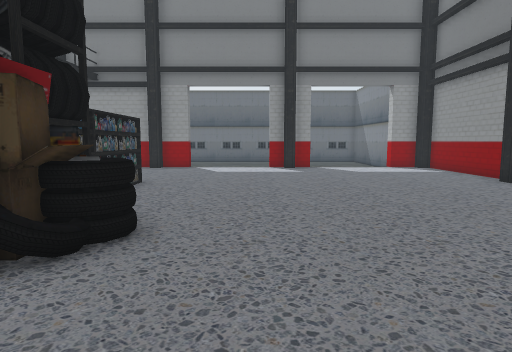
View 1 (above)

16 first-person views from a walk through a 3-D level made in the Unity game engine. The camera is 1.3 m above the floor, tilts 6° down and sees 75° across. The floor is counted in squares, 1 m on a side. Each view is taken from the middle of a square. On the plan, view 1 faces up. The plan holds only what a view shows up to about 14 squares ahead; the rest is blank. The player character is not drawn. Door leaves are left out, so doorways stand open.

View 2
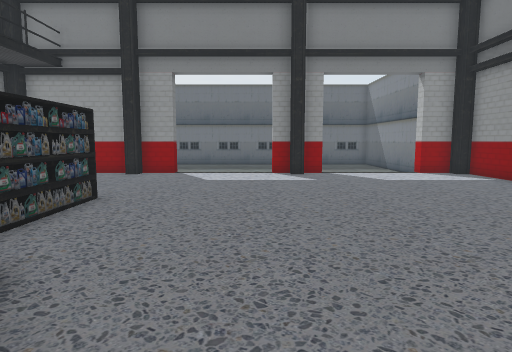

View 3
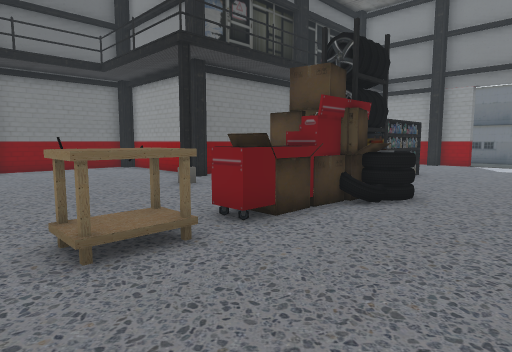

View 4
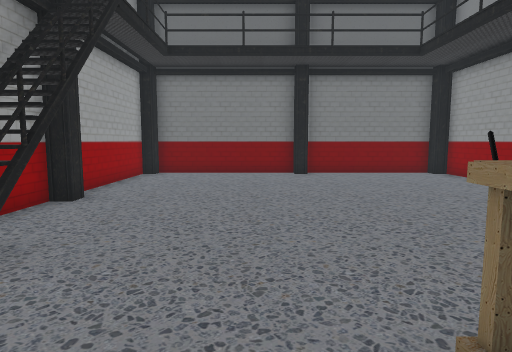

View 5
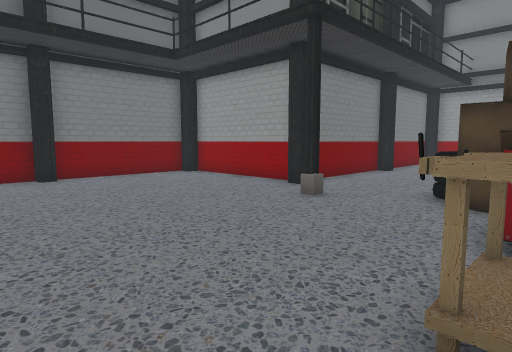

View 6
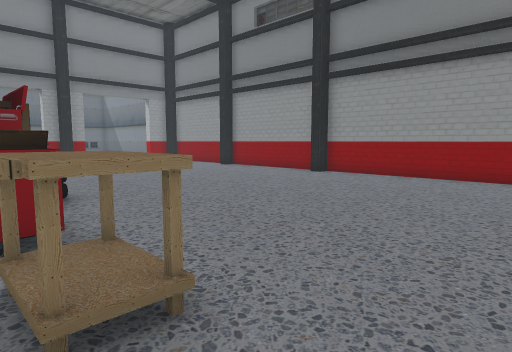

View 7
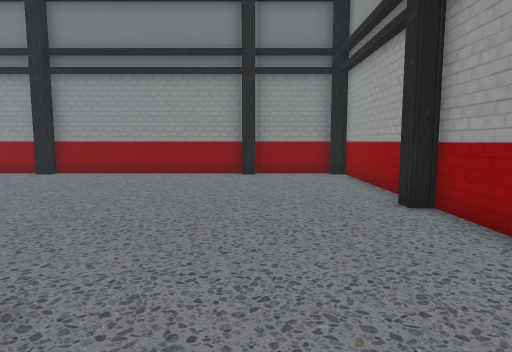

View 8
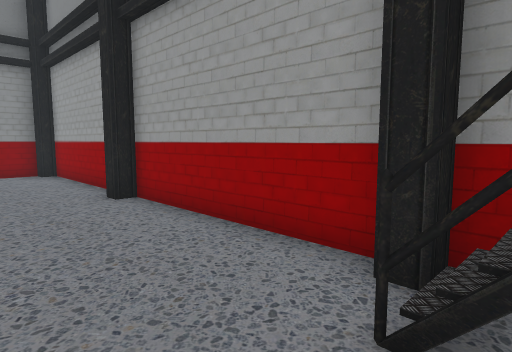

View 9
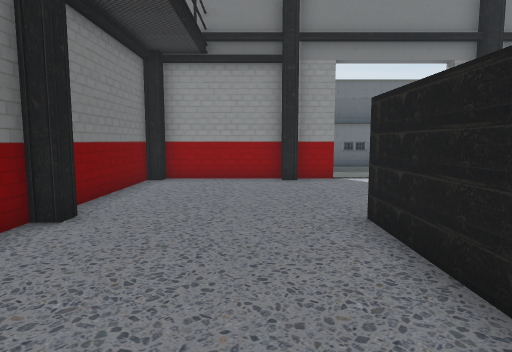

View 10
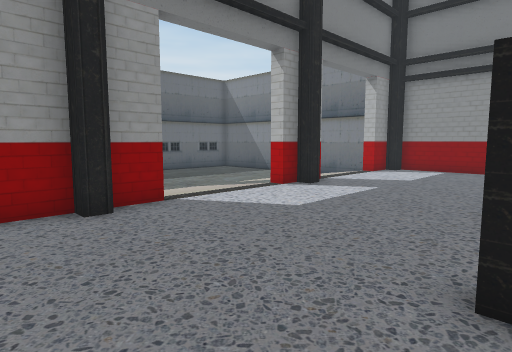

View 11
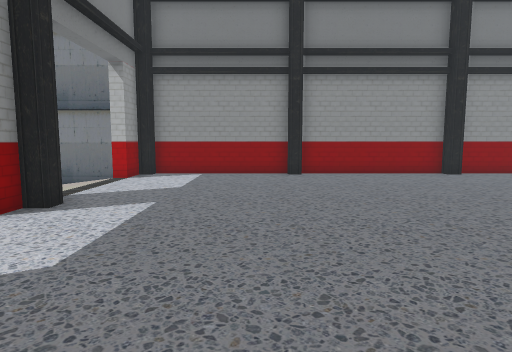

View 12
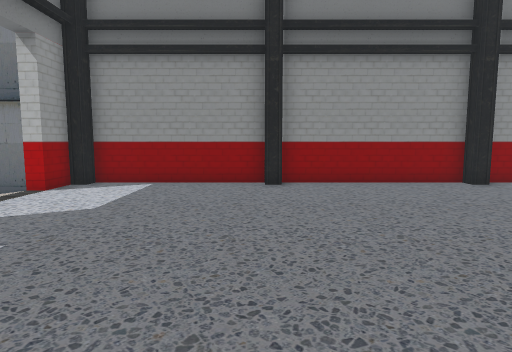

View 13
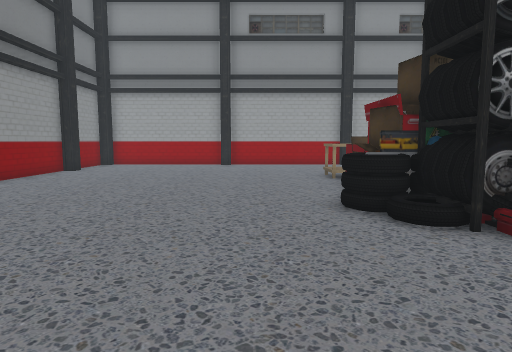

View 14
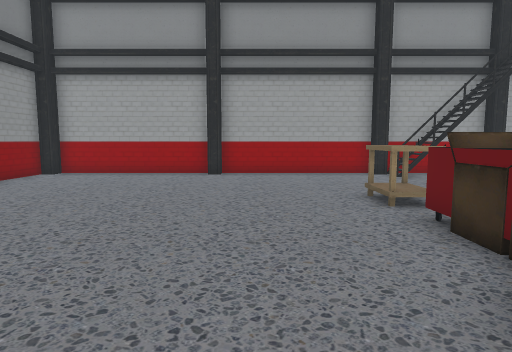

View 15
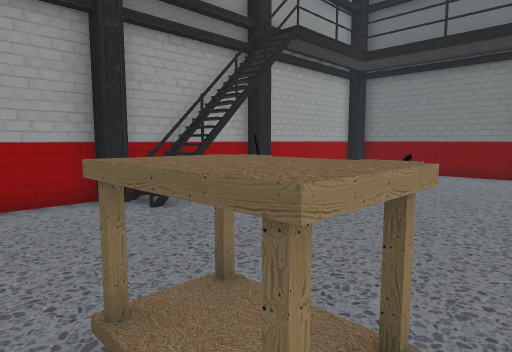

View 16
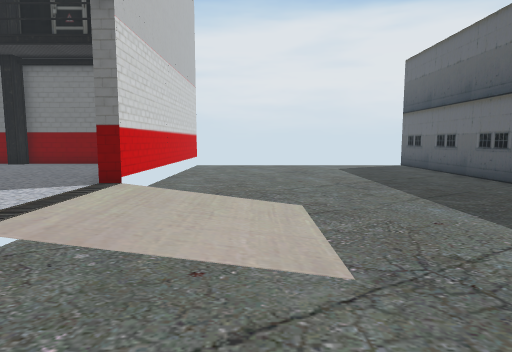

### Floor plan
Key: @ floor where view 1 was taken; # wall or solid block; x gap in a wall; . main floor; - floor 0.5 m lower than the main floor; / step, stairs or slope; D open door; ^ raised ledge; v drop or lower ground; S shelf; W wheel; B box; O other object.
Columns run from 16 left of view 1 to 9 right of it. Each row starts with its distance up from view 1.
 28       -----
 27       ------
 26       --------
 25       ---------
 24       ----------
 23       ------------
 22       -------------
 21       -------------
 20       -------////-- /    #
 19       ------ ////--      #
 18       ------ .///--  //- #
 17       -######DDDD##DDDD##
 16       ##.....DDDDD#DDDDD##
 15       #..................#
 14       #..................#
 13       #..................#
 12       #..................#
 11       ##................##
 10       ##....S...........##
  9       #.....S............#
  8       #.....S............#
  7       #.....S............#
  6       #.....##...........#
  5  ######....O#OW..........#
  4 ##....#....BOBB.........##
  3 #.......#...#W...........#
  2 #...........B^...........#
  1 #...........B^...........#
  0 #...............@........#
 -1 #...........#^...........#
 -2 #...........#^...........#
 -3 #........................#
 -4 #.......................##
 -5 #........................#
 -6 #........#x#.............#
 -7 ##.....#.xvx......#.....##
 -8  ########################

Positions as (right, up) in squares from view 1, and headings:
1: (0, 0), facing up
2: (0, 3), facing up
3: (1, -3), facing up-left
4: (-2, -3), facing left
5: (-3, -4), facing up-left
6: (-4, -4), facing up-right
7: (-5, -4), facing right
8: (-6, -4), facing down-right
9: (-6, 5), facing up
10: (-7, 10), facing up-right
11: (-5, 12), facing right
12: (-2, 11), facing right
13: (0, 11), facing down
14: (0, 6), facing down
15: (-2, 0), facing down-left
16: (4, 20), facing left
